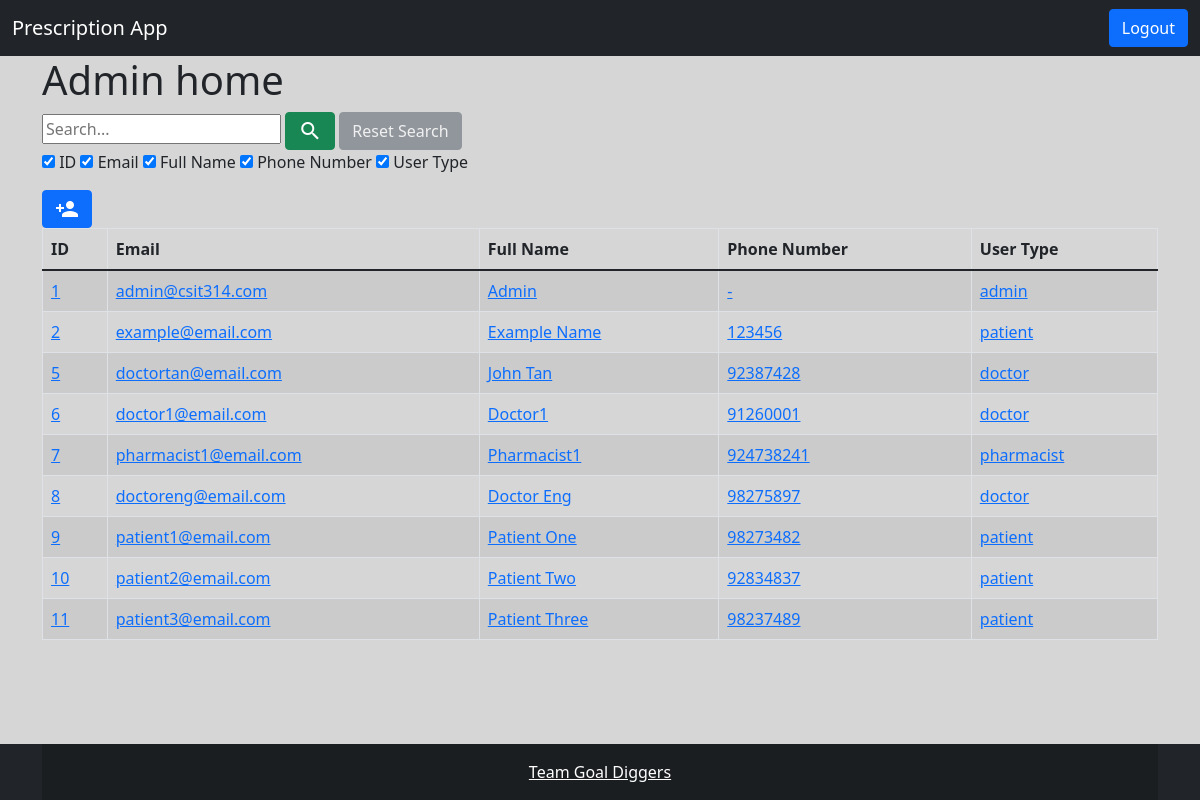
The app's page /home/admin/ (signed in), older data.
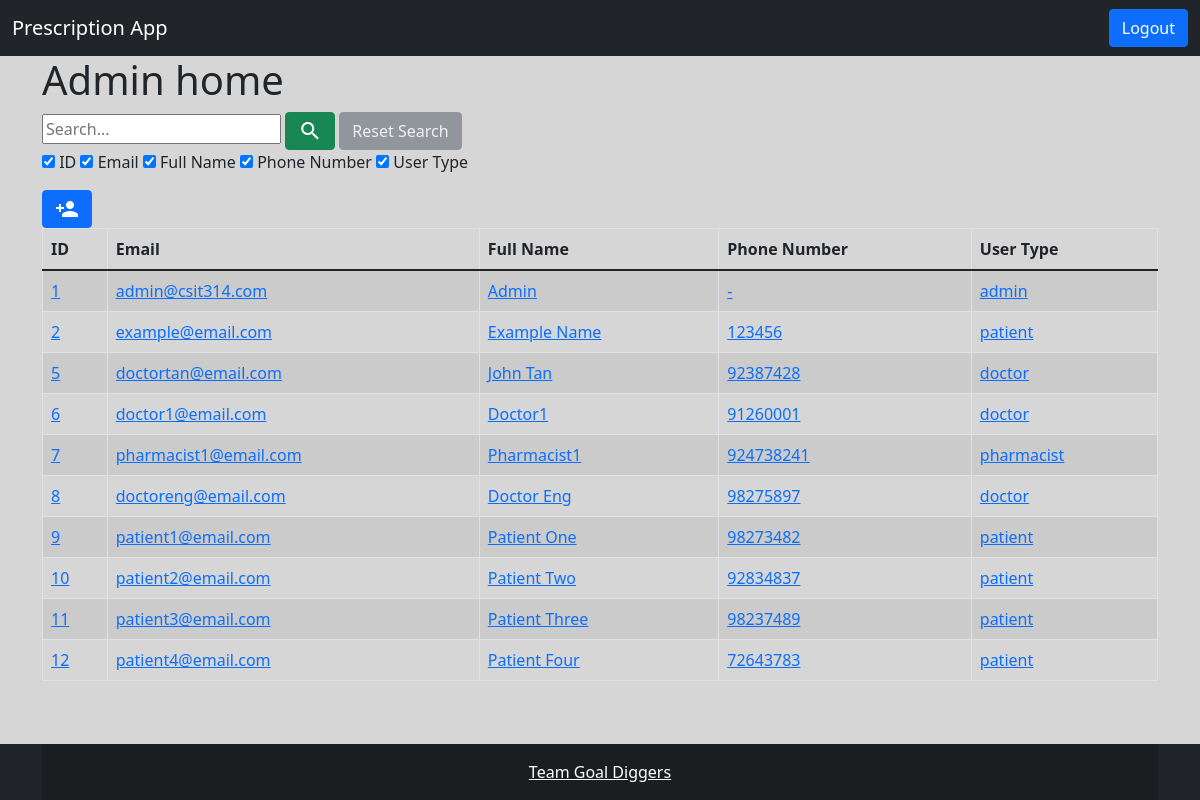
The same page, newer data.
### Accounts/models.py (models this page shows, shortened)
class CustomUser(AbstractBaseUser, PermissionsMixin):
    email = models.EmailField("email address", unique=True)
    is_staff = models.BooleanField(default=False)
    is_active = models.BooleanField(default=True)
    user_type = models.CharField(max_length=20, choices=USER_TYPES, default='patient')
    full_name = models.CharField(max_length=200)
    phone_number = models.CharField(max_length=10, unique=True)
    address = models.CharField(max_length=200)
    USERNAME_FIELD = "email"
    REQUIRED_FIELDS = []
    objects = CustomUserManager()
    class Meta:
        verbose_name = 'User'
        verbose_name_plural = 'Users'

### PrescriptionApp/views.py (the view)
# urls.py: path('home/admin/', views.AdminHome.as_view(), name='admin_home'),
class AdminHome(LoginRequiredMixin, TemplateView):
	login_url = '/login/'
	template_name = 'admin/admin_home.html'
	def dispatch(self, request, *args, **kwargs):
		if request.user.is_authenticated:
			if request.user.user_type == 'admin':
				print('user is admin')
				return self.get(request, *args, **kwargs)
			else:
				return redirect('home')
		else:
			return redirect('Accounts:login')
	def get_context_data(self, **kwargs):
		context = super(AdminHome, self).get_context_data(**kwargs)
		context['items'] = []
		all_results = CustomUser.objects.none()
		if self.request.GET.get('search_query'):
			search_query = self.request.GET.get('search_query')
			id_checkbox = self.request.GET.get('id_checkbox')
			email_checkbox = self.request.GET.get('email_checkbox')
			full_name_checkbox = self.request.GET.get('full_name_checkbox')
			phone_number_checkbox = self.request.GET.get('phone_number_checkbox')
			user_type_checkbox = self.request.GET.get('user_type_checkbox')
			context.update({
				'search_query': search_query,
				'id_checkbox': id_checkbox,
				'email_checkbox': email_checkbox,
				'full_name_checkbox': full_name_checkbox,
				'phone_number_checkbox': phone_number_checkbox,
				'user_type_checkbox': user_type_checkbox,
			})
			if id_checkbox:
				all_results = all_results | CustomUser.objects.filter(id__icontains=search_query)
			if email_checkbox:
				all_results = all_results | CustomUser.objects.filter(email__icontains=search_query)
			if full_name_checkbox:
				all_results = all_results | CustomUser.objects.filter(full_name__icontains=search_query)
			if phone_number_checkbox:
				all_results = all_results | CustomUser.objects.filter(phone_number__icontains=search_query)
			if user_type_checkbox:
				all_results = all_results | CustomUser.objects.filter(user_type__icontains=search_query)
		else:
			all_results = CustomUser.objects.all()
			context.update({
				'search_query': False,
				'id_checkbox': True,
				'email_checkbox': True,
				'full_name_checkbox': True,
				'phone_number_checkbox': True,
				'user_type_checkbox': True,
			})
		for result in all_results:
			context['items'].append([
				result.id,
				[
					result.id,
					result.email,
					result.full_name,
					result.phone_number,
					result.user_type,
				]
			])
		context['titles'] = [
			'ID',
			'Email',
			'Full Name',
			'Phone Number',
			'User Type',
		]
		return context

### templates/admin/admin_home.html (shortened to what this page needs)
{% extends 'home.html' %}
{% block content %}
	<div class="container">
		<h1>{{ request.user.user_type|title }} home</h1>
    <form class="site-form" action="" method="get">
      {% include "search_bar.html" %}
      <p>
        {% include 'search_checkbox.html' with checkbox_id='id_checkbox' is_checked=id_checkbox label='ID' %}
        {% include 'search_checkbox.html' with checkbox_id='email_checkbox' is_checked=email_checkbox label='Email' %}
        {% include 'search_checkbox.html' with checkbox_id='full_name_checkbox' is_checked=full_name_checkbox label='Full Name' %}
        {% include 'search_checkbox.html' with checkbox_id='phone_number_checkbox' is_checked=phone_number_checkbox label='Phone Number' %}
        {% include 'search_checkbox.html' with checkbox_id='user_type_checkbox' is_checked=user_type_checkbox label='User Type' %}
      </p>
    </form>
    <div style="display: inline-block; text-align: right;">
      <a href="{% url 'create_user' %}" class="btn btn-primary icon-button">
        <span class="material-icons">person_add</span>
      </a>
    </div>
    {% include "data_table.html" with link='view_user' %}
	</div>
{% endblock %}
{% block script %}
  {% load static %}
{% endblock %}

### templates/home.html (shortened to what this page needs)
{% extends 'base.html' %}
{% block logout_button %}
    <form class="logout-link" action="{% url 'Accounts:logout' %}?next=/" method="POST">
        <button type="submit" class="btn btn-primary ">Logout</button>
    </form>
{% endblock %}

### templates/base.html (shortened to what this page needs)
<!DOCTYPE html>
<html lang="en">
    <head>
        <link href="https://cdn.jsdelivr.net/npm/bootstrap@5.1.1/dist/css/bootstrap.min.css" rel="stylesheet">
    </head>
    <body style="background-color: #D6D6D6;">
        <nav class="navbar navbar-expand-lg navbar-light bg-dark">
            <div class="container-fluid">
                <a class="navbar-brand text-white" href="#">Prescription App</a>
                {% block logout_button %}{% endblock %}
            </div>
        </nav>
        {% block content %}{% endblock %}
    </body>
    <footer class="bg-dark text-center text-white fixed-bottom">
        <div class="container">
            <div class="text-center p-3" style="background-color: rgba(0, 0, 0, 0.2);">
            <a class="text-white" href="#">Team Goal Diggers</a>
            </div>
        </div>
    </footer>
</html>

### templates/search_bar.html (shortened to what this page needs)
<input type="search" placeholder="Search..." name="search_query"
required>
<button type="submit" class="btn btn-success icon-button">
  <span class="material-icons">search</span>
</button>
<a href="{% url 'home' %}" class="btn btn-secondary
  {% if not search_query %}
    disabled
  {% endif %}
">Reset Search</a>

### templates/search_checkbox.html
<input type="checkbox" id="{{ checkbox_id }}" name={{ checkbox_id }}
  {% if is_checked %}
    checked
  {% endif %}>
<label for="{{ checkbox_id }}">{{ label }}</label>

### templates/data_table.html
<div class="table-responsive">
  <table class="table table-striped table-bordered table-hover" id="user_table">
    <thead class="thead-dark">
      <tr>
        {% for title in titles %}
          <th scope="col" class="th-clickable">{{ title }}</th>
        {% endfor %}
      </tr>
    </thead>
    {% for item_id, item in items %}
      <tr>
        {% for data in item %}
          {% if link %}
            <td><a href="{% url link pk=item_id %}">{{ data }}</a></td>
          {% else %}
            <td>{{ data }}</td>
          {% endif %}
        {% endfor %}
      </tr>
      {% empty %}
      <tr>
        {% for _ in titles %}
          <td class="text-muted">Empty</td>
        {% endfor %}
      </tr>
    {% endfor %}
  </table>
</div>

Row changes from the older to the newer data that the page shows:
added CustomUser: item "patient4@email.com" "Patient Four" "72643783" "patient"
Text that changed along with them:
new list line: "12"
